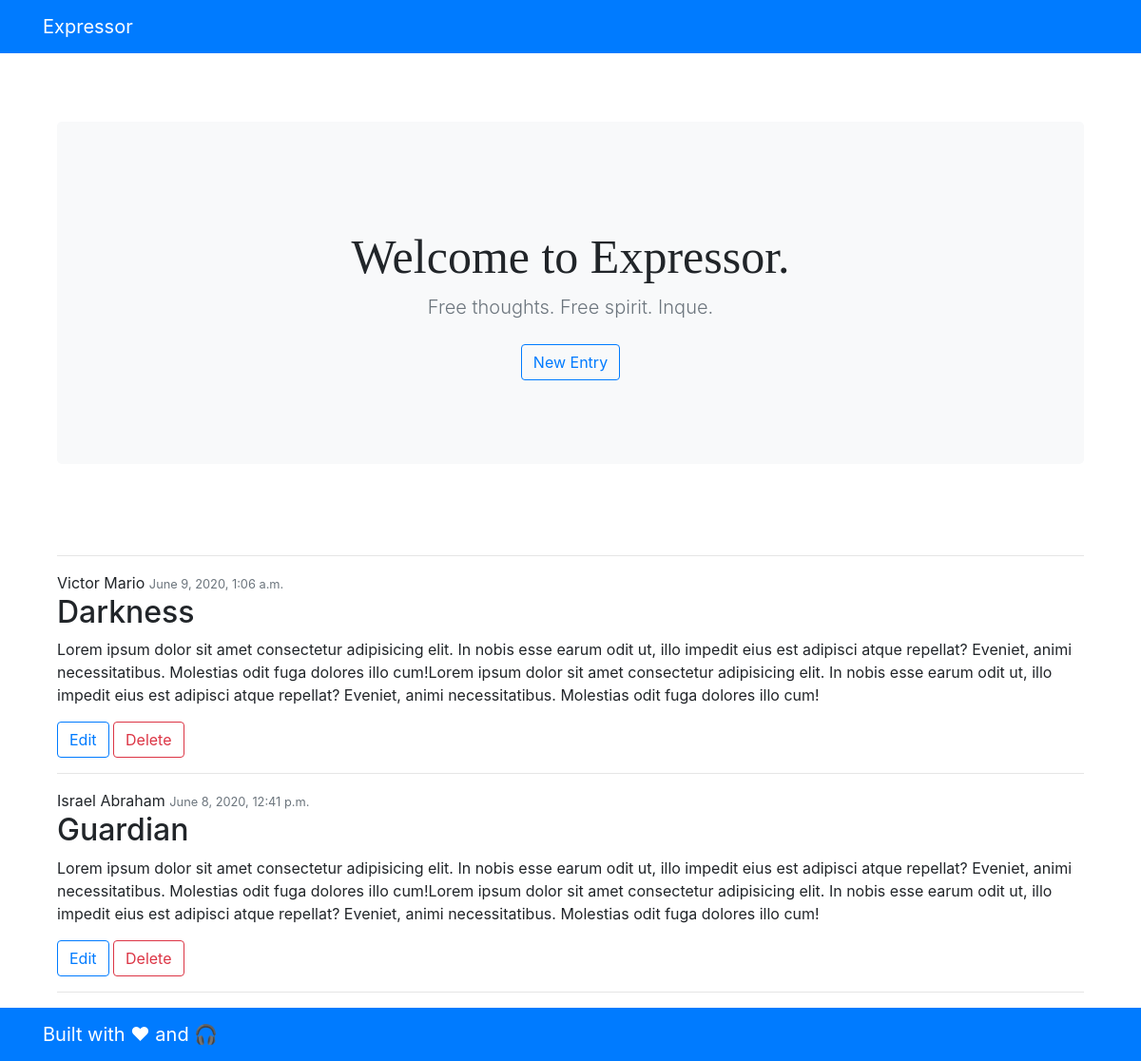
/, run on an earlier commit of the app's database.
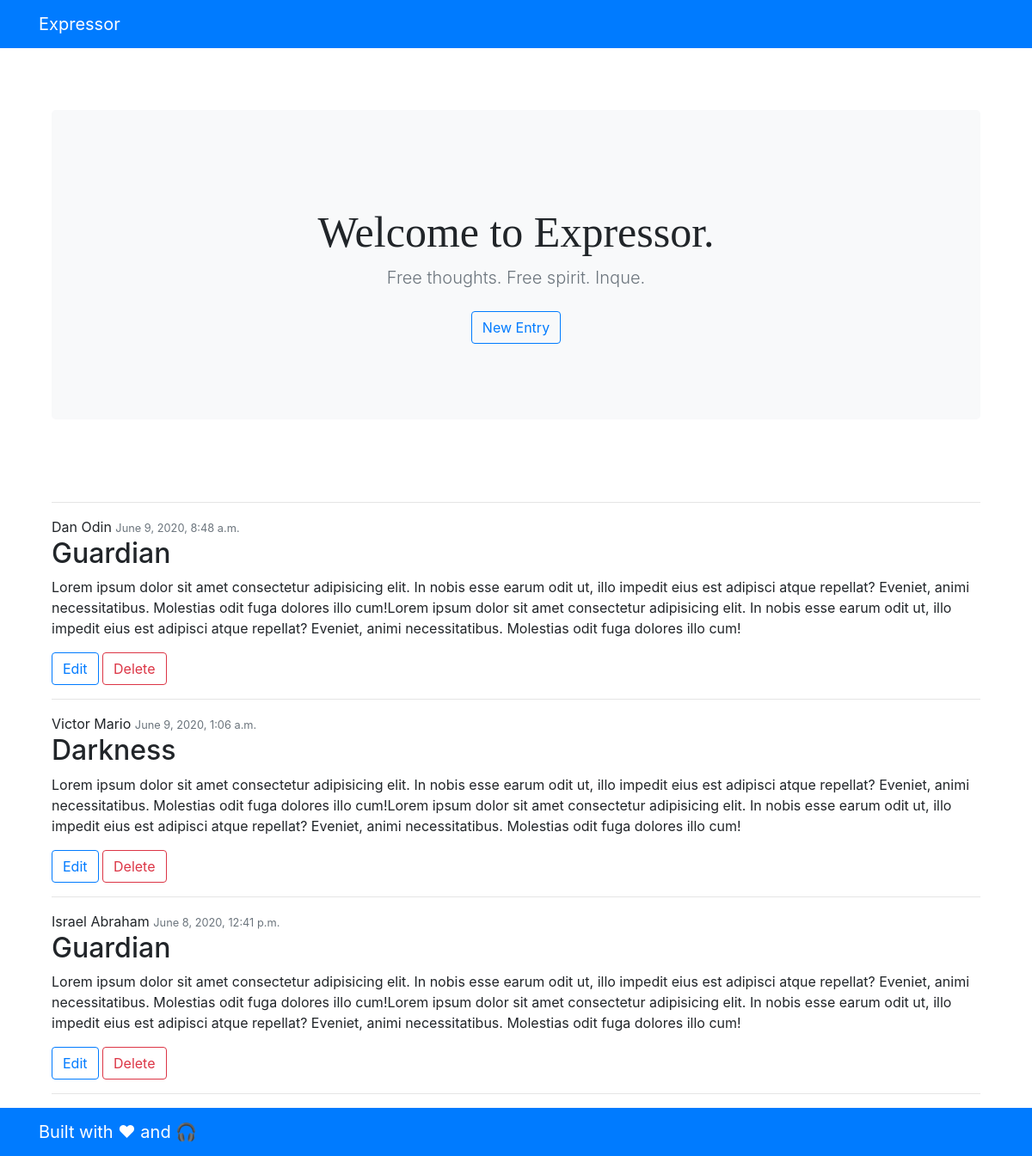
And on a later commit of the database.
### entry/models.py (models this page shows, shortened)
class Entry(models.Model):
    name      = models.CharField(max_length=100)
    title     = models.CharField(max_length=200)
    content   = models.TextField(max_length=600, unique=False)
    timestamp = models.DateTimeField(default=timezone.now)
    class Meta:
        verbose_name_plural = 'Entries'

### entry/views.py (the view)
# urls.py: 2. Add a URL to urlpatterns:  path('', views.home, name='home')
def home(request):
    posts = Entry.objects.all().order_by('-timestamp')
    return render(request, 'entry/home.html', {'posts': posts})

### templates/entry/home.html (shortened to what this page needs)
{% extends 'base.html' %}
{% block content %}
<br><br><br>
<div class="jumbotron text-center bg-light">
    <div class="container"><br><br>
        <h1 style="font-family: Cursive;
                font-size: 50px;" class="jumbotron-heading">Welcome to Expressor.</h1>
        <p class="lead text-muted">
            Free thoughts. Free spirit. Inque.
        </p>
        <p>
            <a href="{% url 'add' %}" class="btn btn-outline-primary btn-md my-2">New Entry</a>
        </p>
    </div>
</div>
<br><br>
<hr>
{% for post in posts %}
<article class="media content-section">
    <div class="media-body">
        <div class="article-metadata">
            {{ post.name }}</param>
            <small class="text-muted">{{ post.timestamp }}</small><br>
            <h2 class="class-title">{{ post.title }}</h2>
            <p class="article-content">{{ post.content }}</p>
            <a href="{% url 'edit' post.id %}" class="btn btn-outline-primary btn-md">Edit</a>
            <a href="{% url 'delete' post.id %}" class="btn btn-outline-danger btn-md btn-fill">Delete</a>
            <hr>
        </div>
    </div>
</article>
{% endfor %}
{% endblock %}

What changed in the data, as far as the page shows it:
added Entry: name "Dan Odin", timestamp "June 9, 2020, 8:48 a.m.", title "Guardian", content "Lorem ipsum dolor sit amet consectetur adipisicing elit. In nobis esse earum odit ut, illo impedit eius est adipisci atque repellat? Eveniet, animi necessitatibus. Molestias odit fuga dolores illo cum!Lorem ipsum dolor sit amet consectetur adipisicing elit. In nobis esse earum odit ut, illo impedit eius est adipisci atque repellat? Eveniet, animi necessitatibus. Molestias odit fuga dolores illo cum!"
